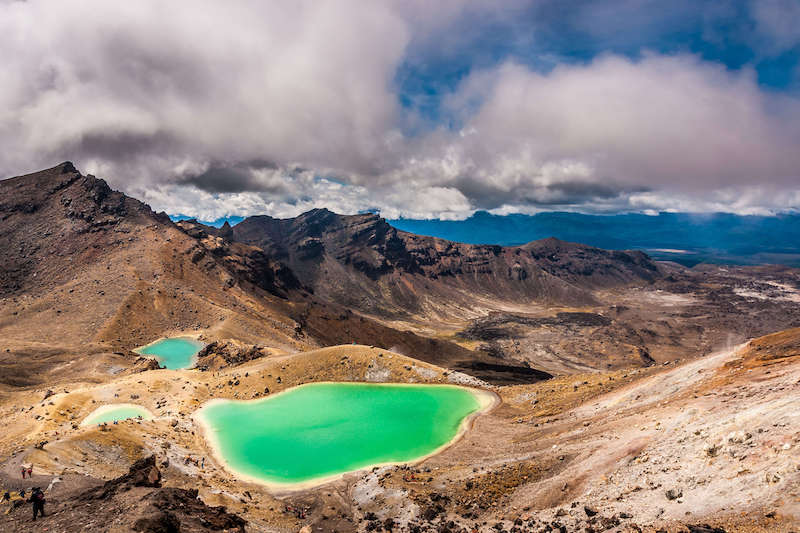
#> input picture Emerald_Lakes_New_Zealand_small.jpg, 800 x 533 px, given in place of the camera
$ python module-7-demo-artistic-filters.py
#> lines starting #> are read from the running program, lines starting #| are printed output that depends on the picture
#------------------------------------------------------------------------------
#
# Artistic Filter Demo
#
# This script demonstrates the use of artistic filters in OpenCV.
# Execute the script from the command line prompt [$] as shown below:
#
#    ~/demos $ python module-7-demo-artistic-filters.py
#
# Upon execution, the script will launch a window that filters the video stream
# to render the video with an artistic effect known as a "pencil sketch."  The
# Pencil Sketch filter is the default, but you can also specify
#
# You can use the optional input argument "filter" tp specify eith
#
# Developed by Big Vision LLC for Emerging Technologies Institute (ETI).
#------------------------------------------------------------------------------

import argparse
import cv2

# Set font scale and thickness for STEM-Kit resolution.
font_scale = .8
font_thickness = 2

parser = argparse.ArgumentParser()
parser.add_argument('--scale', '-sc', type=float, default=.75, help='Scale factor used to resize input video frames.')
parser.add_argument('--filter', '-f', type=str, default='pencil', help='Type of filter: pencil or style')
args = parser.parse_args()

# Initialize videocapture object.
deviceId = 0
cap = cv2.VideoCapture(deviceId)

# Set the detector input size based on the video frame size.
frameWidth = int(cap.get(cv2.CAP_PROP_FRAME_WIDTH) * args.scale)
frameHeight = int(cap.get(cv2.CAP_PROP_FRAME_HEIGHT) * args.scale)

move_window_flag = True

# Enter infinite loop to process an endless video stream from the connected camera.
while(True):

    # Read one frame at a time from the video camera.
    has_frame, frame = cap.read()
#> frame is the input picture: shape (533, 800, 3); mean B, G, R 127.3, 133.8, 140

    if has_frame:

        frame = cv2.resize(frame, (frameWidth, frameHeight))
#> frame: shape (399, 600, 3)

        cv2.imshow('Live', frame)

        key = cv2.waitKey(1)
#> (key Q is pressed here)
        # Quit program when `q` or the `esc` key is selected.
        if key > 0:
            break;

cv2.destroyAllWindows()
cap.release()

cap2 = cv2.VideoCapture(deviceId)

# Set the detector input size based on the video frame size.
frameWidth = int(cap2.get(cv2.CAP_PROP_FRAME_WIDTH) * args.scale)
frameHeight = int(cap2.get(cv2.CAP_PROP_FRAME_HEIGHT) * args.scale)

while (True):

    # Read one frame at a time from the video camera.
    has_frame, frame = cap2.read()
    if has_frame:

        frame = cv2.resize(frame, (frameWidth, frameHeight))

        if args.filter == 'pencil':
            img_blur = cv2.GaussianBlur(frame, (5, 5), 0, 0)
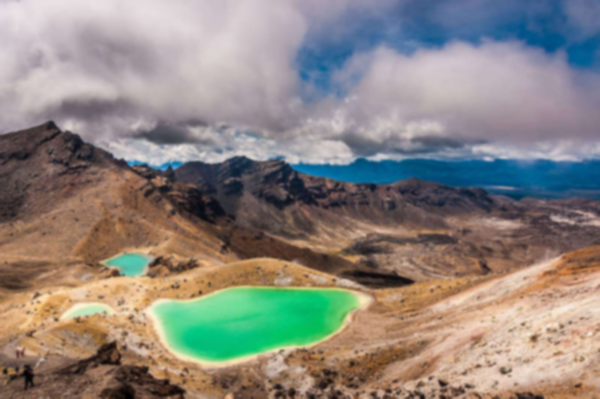
#> img_blur: shape (399, 600, 3); mean B, G, R 127.2, 133.7, 139.9
            img_sketch_bw, img_sketch_color = cv2.pencilSketch(img_blur)
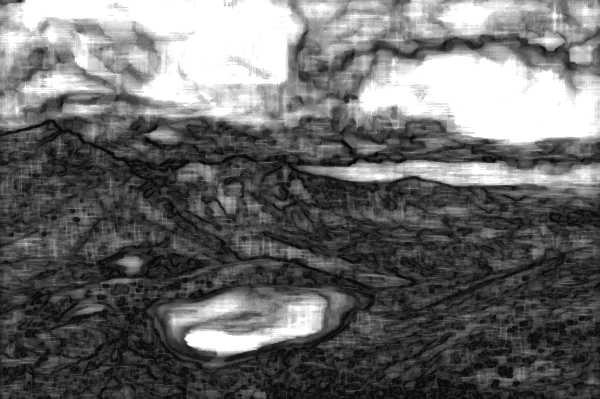
#> img_sketch_bw: shape (399, 600); min 10, max 255, mean 106
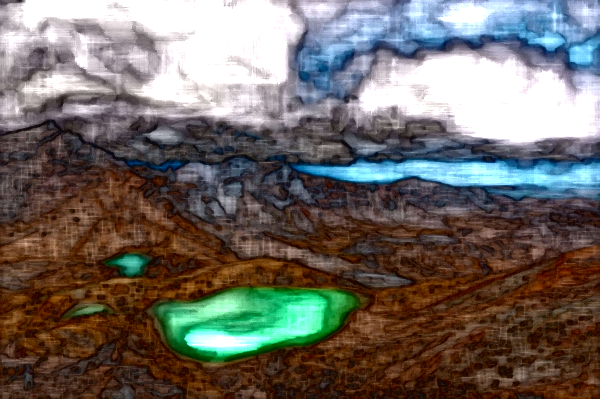
#> img_sketch_color: shape (399, 600, 3); mean B, G, R 99.2, 104.7, 111.1
            color = True
            if color:
                frame = img_sketch_color
            else:
                frame = cv2.cvtColor(img_sketch_bw, cv2.COLOR_GRAY2BGR)
        else:
            img_blur = cv2.GaussianBlur(frame, (7, 7), 0, 0)
            frame = cv2.stylization(img_blur, sigma_s=60, sigma_r=.3)

        cv2.imshow('Live', frame)

        key = cv2.waitKey(1)
#> (key Q is pressed here)
        # Quit program when `q` or the `esc` key is selected.
        if key == ord('Q') or key == ord('q') or key == 27:
            break

# Release video object and destroy windows.
cap2.release()
cv2.destroyAllWindows()
